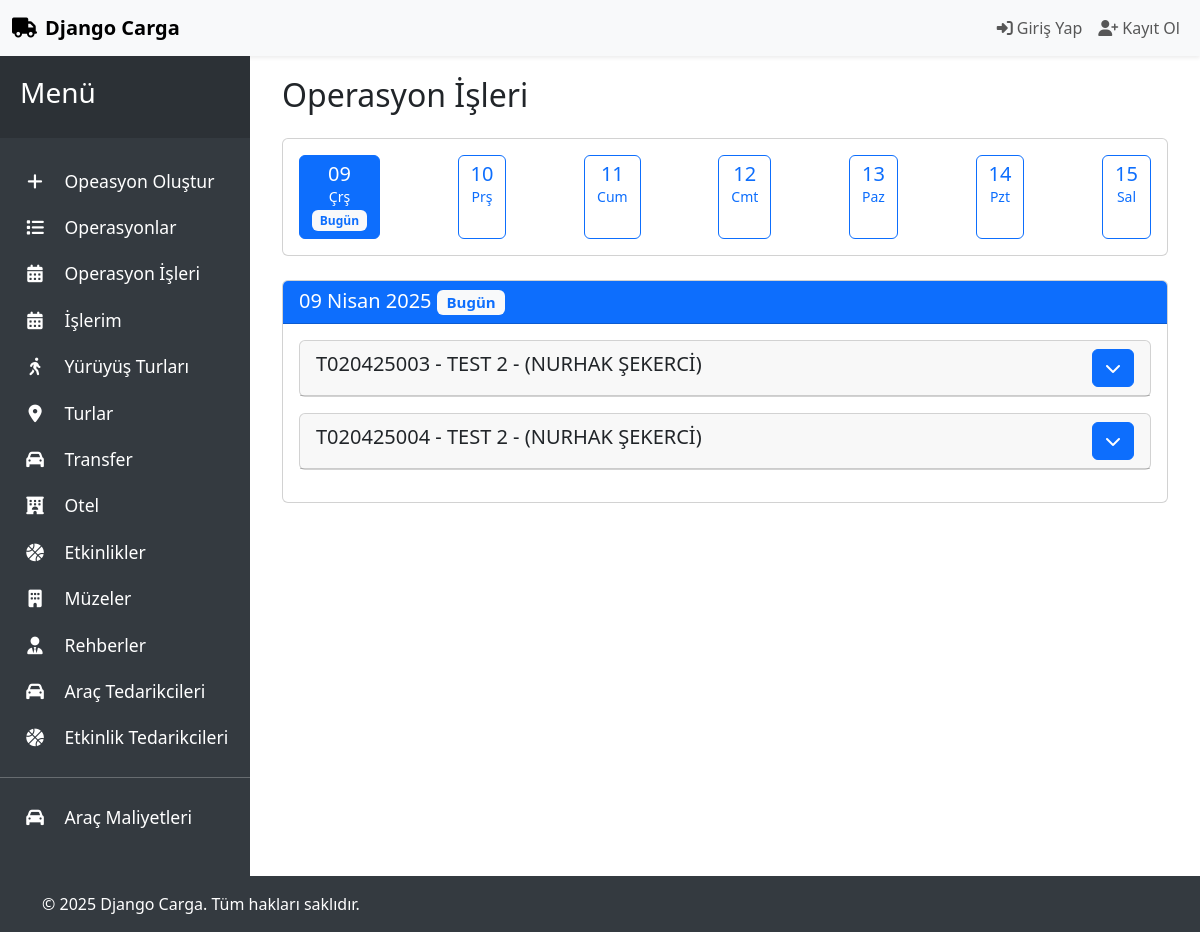
/operation/jobs, run on an earlier commit of the app's database.
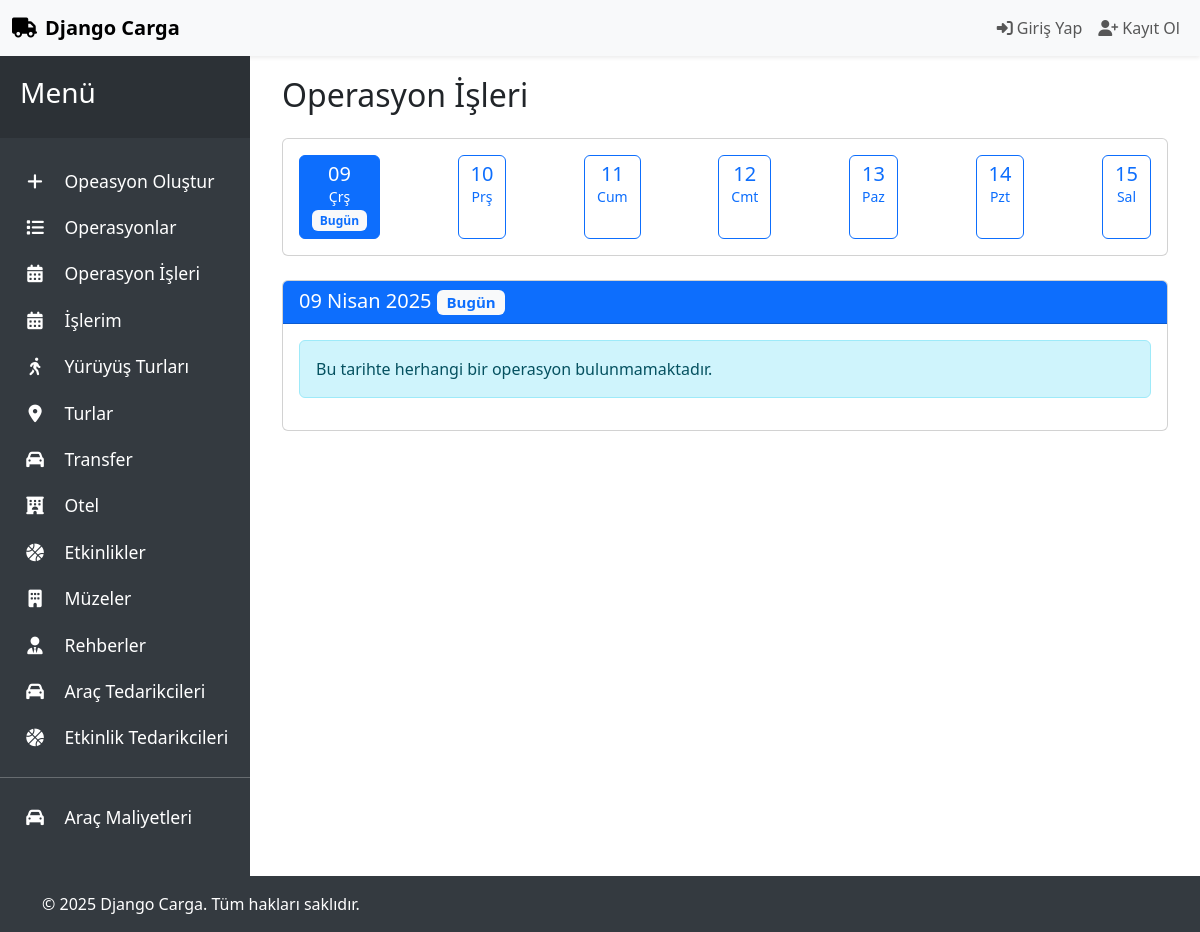
And on a later commit of the database.
### tour/models.py (models this page shows, shortened)
class OperationDay(models.Model):
    operation = models.ForeignKey(Operation, verbose_name="Operation", on_delete=models.CASCADE, related_name='days')
    date = models.DateField(verbose_name="Date")
    created_at = models.DateTimeField(verbose_name="Created At", auto_now_add=True)
    updated_at = models.DateTimeField(verbose_name="Updated At", auto_now=True)
    is_active = models.BooleanField(verbose_name="Is Active", default=True)
    class Meta:
        ordering = ['date']

class Operation(models.Model):
    DRAFT = 'DRAFT'
    CONFIRMED = 'CONFIRMED'
    COMPLETED = 'COMPLETED'
    CANCELLED = 'CANCELLED'
    STATUS_CHOICES = [
        (DRAFT, _('Taslak')),
        (CONFIRMED, _('Onaylandı')),
        (COMPLETED, _('Tamamlandı')),
        (CANCELLED, _('İptal Edildi')),
    ]
    buyer_company = models.ForeignKey(BuyerCompany, verbose_name=_("Buyer Company"), on_delete=models.CASCADE)
    created_by = models.ForeignKey(
        CustomUser,
        verbose_name=_("Created By"),
        on_delete=models.PROTECT,
        related_name='created_operations'
    )
    follow_by = models.ForeignKey(
        CustomUser,
        verbose_name=_("Follow By"),
        on_delete=models.PROTECT,
        related_name='following_operations'
    )
    reference_number = models.CharField(
        verbose_name=_("Reference Number"),
        max_length=50,
        unique=True,
        blank=True
    )
    start_date = models.DateField(verbose_name=_("Start Date"))
    end_date = models.DateField(verbose_name=_("End Date"))
    status = models.CharField(
        verbose_name=_("Status"),
        max_length=20,
        choices=STATUS_CHOICES,
        default=DRAFT
    )
    total_pax = models.PositiveIntegerField(verbose_name=_("Total Pax"), default=0)
    notes = models.TextField(verbose_name=_("Notes"), blank=True, null=True)
    created_at = models.DateTimeField(verbose_name=_("Created At"), auto_now_add=True)
    updated_at = models.DateTimeField(verbose_name=_("Updated At"), auto_now=True)
    is_active = models.BooleanField(verbose_name=_("Is Active"), default=True)
    class Meta:
        verbose_name = _("Operation")
        verbose_name_plural = _("Operations")
        ordering = ['-start_date', 'reference_number']

class BuyerCompany(models.Model):
    name = models.CharField(verbose_name="Company Name", max_length=255)
    short_name = models.CharField(verbose_name="Short Name", max_length=50, unique=True)
    contact = models.CharField(verbose_name="Contact", max_length=255)
    created_at = models.DateTimeField(verbose_name="Created At", auto_now_add=True)
    updated_at = models.DateTimeField(verbose_name="Updated At", auto_now=True)
    is_active = models.BooleanField(verbose_name="Is Active", default=True)
    class Meta:
        verbose_name_plural = "Buyer Companies"

class CustomUser(AbstractUser):
    GENDER_CHOICES = (
        ('male', _('Erkek')),
        ('female', _('Kadın')),
        ('other', _('Diğer')),
    )
    ROLE_CHOICES = (
        ('admin', _('Sistem Yöneticisi')),
        ('company_admin', _('Şirket Yöneticisi')),
        ('manager', _('Müdür')),
        ('operation_chief', _('Operasyon Şefi')),
        ('operation_staff', _('Operasyon Personeli')),
        ('accounting', _('Muhasebe')),
    )
    phone = models.CharField(
        _('Telefon Numarası'),
        max_length=20,
        null=True,
        blank=True
    )
    gender = models.CharField(
        _('Cinsiyet'),
        max_length=10,
        choices=GENDER_CHOICES,
        null=True,
        blank=True
    )
    photo = models.ImageField(
        _('Profil Fotoğrafı'),
        upload_to='user_photos/',
        null=True,
        blank=True
    )
    role = models.CharField(
        _('Rol'),
        max_length=20,
        choices=ROLE_CHOICES,
        default='employee'
    )
    reset_code = models.CharField(
        _('Parola Sıfırlama Kodu'),
        max_length=6,
        null=True,
        blank=True
    )
    reset_code_created_at = models.DateTimeField(
        _('Parola Sıfırlama Kodu Oluşturulma Tarihi'),
        null=True,
        blank=True
    )
    class Meta:
        verbose_name = _('Kullanıcı')
        verbose_name_plural = _('Kullanıcılar')

### tour/views.py (the view)
# urls.py: path('operation/jobs', views.operation_jobs, name='operation_jobs'),
def operation_jobs(request):
    today = datetime.now().date()
    date_range = [today + timedelta(days=i) for i in range(7)]
    selected_date_str = request.GET.get('date')
    if selected_date_str:
        try:
            selected_date = datetime.strptime(selected_date_str, '%Y-%m-%d').date()
            if selected_date not in date_range:
                selected_date = today
        except ValueError:
            selected_date = today
    else:
        selected_date = today
    days = OperationDay.objects.filter(
        date__in=date_range
    ).select_related(
        'operation',
        'operation__created_by',
        'operation__follow_by',
        'operation__buyer_company'
    ).prefetch_related(
        Prefetch(
            'items',
            queryset=OperationItem.objects.select_related(
                'vehicle_type',
                'vehicle_supplier',
                'no_vehicle_tour',
                'no_vehicle_activity',
                'activity_supplier'
            ).prefetch_related(
                Prefetch(
                    'subitems',
                    queryset=OperationSubItem.objects.select_related(
                        'tour',
                        'transfer',
                        'hotel',
                        'guide',
                        'activity',
                        'activity_supplier'
                    ).prefetch_related('museums')
                )
            )
        )
    )
    context = {
        'date_range': date_range,
        'days': days,
        'today': today,
        'selected_date': selected_date
    }
    return render(request, 'operation/operation_jobs.html', context)

### tour/models.py (called while the page is built)
    def __str__(self):
        return self.name

### tour/templatetags/custom_filters.py (called while the page is built)
@register.filter
def filter_by_date(days, date):
    return [day for day in days if day.date == date]

### tour/templates/operation/operation_jobs.html (shortened to what this page needs)
{% extends 'base.html' %}
{% load static %}
{% load custom_filters %}
{% block content %}
<div class="container-fluid">
    <div class="row mb-3">
        <div class="col-12">
            <h2>Operasyon İşleri</h2>
        </div>
    </div>
    <div class="row mb-4">
        <div class="col-12">
            <div class="card">
                <div class="card-body">
                    <div class="d-flex justify-content-between">
                        {% for date in date_range %}
                        <a href="?date={{ date|date:'Y-m-d' }}"
                           class="btn {% if date == selected_date %}btn-primary{% else %}btn-outline-primary{% endif %}">
                            <div class="d-flex flex-column align-items-center">
                                <span class="h5 mb-0">{{ date|date:"d" }}</span>
                                <small>{{ date|date:"D" }}</small>
                                {% if date == today %}
                                <span class="badge bg-light text-primary mt-1">Bugün</span>
                                {% endif %}
                            </div>
                        </a>
                        {% endfor %}
                    </div>
                </div>
            </div>
        </div>
    </div>
    <div class="row">
        <div class="col-md-12">
            <div class="card">
                <div class="card-header {% if selected_date == today %}bg-primary text-white{% endif %}">
                    <h5 class="mb-0">
                        {{ selected_date|date:"d F Y" }}
                        {% if selected_date == today %}
                        <span class="badge bg-light text-primary">Bugün</span>
                        {% endif %}
                    </h5>
                </div>
                <div class="card-body">
                    {% with day_operations=days|filter_by_date:selected_date %}
                    {% if day_operations %}
                        {% for day in day_operations %}
                        <div class="card mb-3">
                            <div class="card-header d-flex justify-content-between align-items-center">
                                <h5 class="card-title">{{ day.operation.reference_number|default:"-"|upper }} - {{ day.operation.buyer_company.name|default:"-"|upper }} - ({{ day.operation.follow_by.get_full_name|default:"-"|upper }})</h5>
                                <button class="btn btn-primary" type="button" data-bs-toggle="collapse" data-bs-target="#day-container-{{ day.id }}" aria-expanded="false" aria-controls="day-container-{{ day.id }}">
                                    <i class="fas fa-chevron-down"></i>
                                </button>
                            </div>
                        </div>
                        {% endfor %}
                    {% else %}
                    <div class="alert alert-info">
                        Bu tarihte herhangi bir operasyon bulunmamaktadır.
                    </div>
                    {% endif %}
                    {% endwith %}
                </div>
            </div>
        </div>
    </div>
</div>
{% endblock %}

What changed in the data, as far as the page shows it:
removed OperationDay: operation.reference_number "T020425003", operation.buyer_company.name "TEST 2", operation.follow_by.get_full_name "NURHAK ŞEKERCİ"
removed OperationDay: operation.reference_number "T020425004", operation.buyer_company.name "TEST 2", operation.follow_by.get_full_name "NURHAK ŞEKERCİ"
Also different on the page:
text now shown: "Bu tarihte herhangi bir operasyon bulunmamaktadır."
